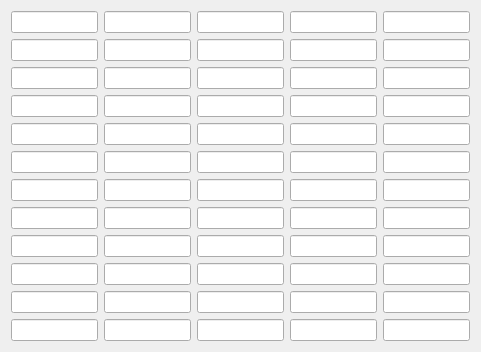
  <widget class="QWidget" name="layoutWidget">
   <property name="geometry">
    <rect>
     <x>681</x>
     <y>121</y>
     <width>481</width>
     <height>308</height>
    </rect>
   </property>
   <layout class="QGridLayout" name="gridLayout">
    <item row="0" column="0">
     <widget class="QLineEdit" name="lEditBroccOrgJan">
      <property name="text">
       <string/>
      </property>
     </widget>
    </item>
    <item row="0" column="1">
     <widget class="QLineEdit" name="lEditCaulifOrgJan">
      <property name="text">
       <string/>
      </property>
     </widget>
    </item>
    <item row="0" column="2">
     <widget class="QLineEdit" name="lEditCarrotsOrgJan">
      <property name="text">
       <string/>
      </property>
     </widget>
    </item>
    <item row="0" column="3">
     <widget class="QLineEdit" name="lEditCornOrgJan">
      <property name="text">
       <string/>
      </property>
     </widget>
    </item>
    <item row="0" column="4">
     <widget class="QLineEdit" name="lEditEdamameOrgJan">
      <property name="text">
       <string/>
      </property>
     </widget>
    </item>
    <item row="1" column="0">
     <widget class="QLineEdit" name="lEditBroccOrgFeb"/>
    </item>
    <item row="1" column="1">
     <widget class="QLineEdit" name="lEditCaulifOrgFeb"/>
    </item>
    <item row="1" column="2">
     <widget class="QLineEdit" name="lEditCarrotsOrgFeb"/>
    </item>
    <item row="1" column="3">
     <widget class="QLineEdit" name="lEditCornOrgFeb"/>
    </item>
    <item row="1" column="4">
     <widget class="QLineEdit" name="lEditEdamameOrgFeb"/>
    </item>
    <item row="2" column="0">
     <widget class="QLineEdit" name="lEditBroccOrgMar"/>
    </item>
    <item row="2" column="1">
     <widget class="QLineEdit" name="lEditCaulifOrgMar"/>
    </item>
    <item row="2" column="2">
     <widget class="QLineEdit" name="lEditCarrotsOrgMar"/>
    </item>
    <item row="2" column="3">
     <widget class="QLineEdit" name="lEditCornOrgMar"/>
    </item>
    <item row="2" column="4">
     <widget class="QLineEdit" name="lEditEdamameOrgMar"/>
    </item>
    <item row="3" column="0">
     <widget class="QLineEdit" name="lEditBroccOrgApr"/>
    </item>
    <item row="3" column="1">
     <widget class="QLineEdit" name="lEditCaulifOrgApr"/>
    </item>
    <item row="3" column="2">
     <widget class="QLineEdit" name="lEditCarrotsOrgApr"/>
    </item>
    <item row="3" column="3">
     <widget class="QLineEdit" name="lEditCornOrgApr"/>
    </item>
    <item row="3" column="4">
     <widget class="QLineEdit" name="lEditEdamameOrgApr"/>
    </item>
    <item row="4" column="0">
     <widget class="QLineEdit" name="lEditBroccOrgMay"/>
    </item>
    <item row="4" column="1">
     <widget class="QLineEdit" name="lEditCaulifOrgMay"/>
    </item>
    <item row="4" column="2">
     <widget class="QLineEdit" name="lEditCarrotsOrgMay"/>
    </item>
    <item row="4" column="3">
     <widget class="QLineEdit" name="lEditCornOrgMay"/>
    </item>
    <item row="4" column="4">
     <widget class="QLineEdit" name="lEditEdamameOrgMay"/>
    </item>
    <item row="5" column="0">
     <widget class="QLineEdit" name="lEditBroccOrgJun"/>
    </item>
    <item row="5" column="1">
     <widget class="QLineEdit" name="lEditCaulifOrgJun"/>
    </item>
    <item row="5" column="2">
     <widget class="QLineEdit" name="lEditCarrotsOrgJun"/>
    </item>
    <item row="5" column="3">
     <widget class="QLineEdit" name="lEditCornOrgJun"/>
    </item>
    <item row="5" column="4">
     <widget class="QLineEdit" name="lEditEdamameOrgJun"/>
    </item>
    <item row="6" column="0">
     <widget class="QLineEdit" name="lEditBroccOrgJul"/>
    </item>
    <item row="6" column="1">
     <widget class="QLineEdit" name="lEditCaulifOrgJul"/>
    </item>
    <item row="6" column="2">
     <widget class="QLineEdit" name="lEditCarrotsOrgJul"/>
    </item>
    <item row="6" column="3">
     <widget class="QLineEdit" name="lEditCornOrgJul"/>
    </item>
    <item row="6" column="4">
     <widget class="QLineEdit" name="lEditEdamameOrgJul"/>
    </item>
    <item row="7" column="0">
     <widget class="QLineEdit" name="lEditBroccOrgAug"/>
    </item>
    <item row="7" column="1">
     <widget class="QLineEdit" name="lEditCaulifOrgAug"/>
    </item>
    <item row="7" column="2">
     <widget class="QLineEdit" name="lEditCarrotsOrgAug"/>
    </item>
    <item row="7" column="3">
     <widget class="QLineEdit" name="lEditCornOrgAug"/>
    </item>
    <item row="7" column="4">
     <widget class="QLineEdit" name="lEditEdamameOrgAug"/>
    </item>
    <item row="8" column="0">
     <widget class="QLineEdit" name="lEditBroccOrgSep"/>
    </item>
    <item row="8" column="1">
     <widget class="QLineEdit" name="lEditCaulifOrgSep"/>
    </item>
    <item row="8" column="2">
     <widget class="QLineEdit" name="lEditCarrotsOrgSep"/>
    </item>
    <item row="8" column="3">
     <widget class="QLineEdit" name="lEditCornOrgSep"/>
    </item>
    <item row="8" column="4">
     <widget class="QLineEdit" name="lEditEdamameOrgSep"/>
    </item>
    <item row="9" column="0">
     <widget class="QLineEdit" name="lEditBroccOrgOct"/>
    </item>
    <item row="9" column="1">
     <widget class="QLineEdit" name="lEditCaulifOrgOct"/>
    </item>
    <item row="9" column="2">
     <widget class="QLineEdit" name="lEditCarrotsOrgOct"/>
    </item>
    <item row="9" column="3">
     <widget class="QLineEdit" name="lEditCornOrgOct"/>
    </item>
    <item row="9" column="4">
     <widget class="QLineEdit" name="lEditEdamameOrgOct"/>
    </item>
    <item row="10" column="0">
     <widget class="QLineEdit" name="lEditBroccOrgNov"/>
    </item>
    <item row="10" column="1">
     <widget class="QLineEdit" name="lEditCaulifOrgNov"/>
    </item>
    <item row="10" column="2">
     <widget class="QLineEdit" name="lEditCarrotsOrgNov"/>
    </item>
    <item row="10" column="3">
     <widget class="QLineEdit" name="lEditCornOrgNov"/>
    </item>
    <item row="10" column="4">
     <widget class="QLineEdit" name="lEditEdamameOrgNov"/>
    </item>
    <item row="11" column="0">
     <widget class="QLineEdit" name="lEditBroccOrgDec"/>
    </item>
    <item row="11" column="1">
     <widget class="QLineEdit" name="lEditCaulifOrgDec"/>
    </item>
    <item row="11" column="2">
     <widget class="QLineEdit" name="lEditCarrotsOrgDec"/>
    </item>
    <item row="11" column="3">
     <widget class="QLineEdit" name="lEditCornOrgDec"/>
    </item>
    <item row="11" column="4">
     <widget class="QLineEdit" name="lEditEdamameOrgDec"/>
    </item>
   </layout>
  </widget>
